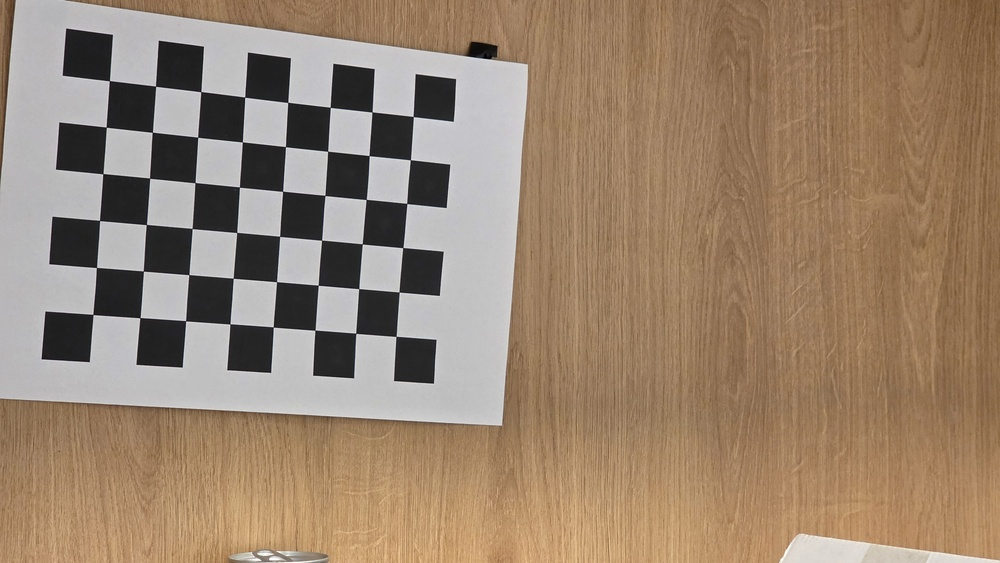
#> input picture prod_calib/left1.jpg, 1000 x 563 px, shrunk from 4000 x 2252 before the run; its folder holds only this picture in this run
$ python calibration.py
#> lines starting #> are read from the running program, lines starting #| are printed output that depends on the picture; after the words box and inside, x2 and y2 are one past the last pixel; in counts of white or black regions, pixels touching at a corner belong together
#!/usr/bin/env python3
"""
Stereo processing with camera calibration and rectification.
This program loads a stereo pair from the Middlebury scenes2005 dataset,
uses calibration data (intrinsics and extrinsics) from your report to rectify the images,
and then computes a disparity map.
Custom linear algebra routines (e.g., RQ decomposition) are used in the calibration step.
OpenCV is used for image processing.
"""

import cv2
import numpy as np
import math
import os


# [12 lines left out: function mat_mult, not called in this run]

def transpose(A):
    n = len(A)
    m = len(A[0])
    T = [[A[i][j] for i in range(n)] for j in range(m)]
    return T

# [6 lines left out: function cross_product, not called in this run]

def normalize_points_2d(points, target=15):
    """
    Normalizes a list of 2D points so that the centroid is at the origin and
    the average distance from the origin equals target.
    Returns (normalized_points, T) where T is the 3x3 normalization matrix.
    """
    n = len(points)

    cx = sum(p[0] for p in points) / n
    cy = sum(p[1] for p in points) / n

    shifted = [[p[0] - cx, p[1] - cy] for p in points]

    avg_dist = sum(math.sqrt(p[0]**2 + p[1]**2) for p in shifted) / n
    scale = target / avg_dist

    normalized = [[scale * p[0], scale * p[1]] for p in shifted]

    T = [
        [scale,    0, -scale * cx],
        [   0, scale, -scale * cy],
        [   0,    0,           1]
    ]
    return normalized, T

def identity_matrix(size):
    """Create an identity matrix of given size."""
    return [[1 if i == j else 0 for j in range(size)] for i in range(size)]

def norm(vector):
    """Calculate the Euclidean norm of a vector."""
    return sum(x ** 2 for x in vector) ** 0.5

# [6 lines left out: function safe_normalize, not called in this run]

def compute_homography(obj_pts, img_pts):
    """
    Compute a 3x3 homography that maps 2D object points (on the calibration plane)
    to 2D image points. obj_pts and img_pts should be lists of [x, y] (already normalized if desired).
    Uses the Direct Linear Transform (DLT) method.
    We build a 2N x 9 matrix A and solve A*h=0 using SVD.
    Returns H as a 3x3 NumPy array (normalized so that H[2,2]=1).
    """
    N = len(obj_pts)
    A = []
    for i in range(N):
        X, Y = obj_pts[i]
        u, v = img_pts[i]
        A.append([-X, -Y, -1, 0, 0, 0, u*X, u*Y, u])
        A.append([0, 0, 0, -X, -Y, -1, v*X, v*Y, v])
    A = np.array(A, dtype=np.float64)

    U, S, VT = svd_custom(A)
    S = np.array(S, dtype=np.float64)
    S = np.diag(S)
    VT = np.array(VT, dtype=np.float64)
    h = VT[-1, :]
    H = h.reshape(3,3)

    if abs(H[2,2]) > 1e-12:
        H = H / H[2,2]
    return H


# ---------------------------
# Multi-Image Calibration Function
# ---------------------------

def multi_image_calibration(calib_dir, board_size, square_size):
    """
    Perform camera calibration from multiple images of a planar chessboard.

    Parameters:
      calib_dir: Directory containing calibration images.
      board_size: Tuple (number of inner corners along width, height).
      square_size: Real-world size of one square (e.g. in meters).

    Returns:
      K: The estimated 3x3 intrinsic matrix.
      extrinsics: A list of (R, t) for each image.
    """
    objp = np.zeros((board_size[0]*board_size[1], 2), np.float64)
    objp[:, :2] = np.mgrid[0:board_size[0], 0:board_size[1]].T.reshape(-1, 2)
    objp = objp * square_size
    norm_obj, T_obj = normalize_points_2d(objp.tolist(), target=math.sqrt(2))

    homographies = []
    image_files = [f for f in os.listdir(calib_dir) if f.lower().endswith((".png",".jpg"))]
    if not image_files:
        print("No calibration images found in directory.")
        return None, None

    for fname in image_files:
        img = cv2.imread(os.path.join(calib_dir, fname))
        gray = cv2.cvtColor(img, cv2.COLOR_BGR2GRAY)
        ret, corners = cv2.findChessboardCorners(gray, board_size, None)
        if not ret:
            print(f"Chessboard not found in {fname}. Skipping.")
            continue

        criteria = (cv2.TermCriteria_EPS + cv2.TermCriteria_MAX_ITER, 30, 0.001)
        corners = cv2.cornerSubPix(gray, corners, (11,11), (-1,-1), criteria)
        img_pts = [corner[0].tolist() for corner in corners]
        norm_img, T_img = normalize_points_2d(img_pts, target=math.sqrt(2))
        H = compute_homography(norm_obj, norm_img)

        T_img_inv = np.linalg.inv(np.array(T_img, dtype=np.float64))
        H_orig = T_img_inv.dot(H).dot(np.array(T_obj, dtype=np.float64))

        H_orig = H_orig / H_orig[2,2]
        homographies.append(H_orig)

        cv2.drawChessboardCorners(img, board_size, corners, ret)
        cv2.imshow("Corners", img)
        cv2.waitKey(500)
    cv2.destroyAllWindows()

    if len(homographies) < 1:
        print("No valid homographies computed!")
        return None, None

    V = []
    for H in homographies:
        h1 = H[:,0]
        h2 = H[:,1]
        v12 = np.array([h1[0]*h2[0],
                        h1[0]*h2[1] + h1[1]*h2[0],
                        h1[1]*h2[1],
                        h1[2]*h2[0] + h1[0]*h2[2],
                        h1[2]*h2[1] + h1[1]*h2[2],
                        h1[2]*h2[2]], dtype=np.float64)
        v11 = np.array([h1[0]*h1[0],
                        h1[0]*h1[1] + h1[1]*h1[0],
                        h1[1]*h1[1],
                        h1[2]*h1[0] + h1[0]*h1[2],
                        h1[2]*h1[1] + h1[1]*h1[2],
                        h1[2]*h1[2]], dtype=np.float64)
        v22 = np.array([h2[0]*h2[0],
                        h2[0]*h2[1] + h2[1]*h2[0],
                        h2[1]*h2[1],
                        h2[2]*h2[0] + h2[0]*h2[2],
                        h2[2]*h2[1] + h2[1]*h2[2],
                        h2[2]*h2[2]], dtype=np.float64)
        V.append(v12)
        V.append(v11 - v22)
    V = np.array(V, dtype=np.float64)

    U, S, VT = svd_custom(V)
    S = np.array(S, dtype=np.float64)
    S = np.diag(S)
    VT = np.array(VT, dtype=np.float64)
    b = VT[-1, :]
    B11, B12, B22, B13, B23, B33 = b
    v0 = (B12*B13 - B11*B23) / (B11*B22 - B12**2)
    lambda_val = B33 - (B13**2 + v0*(B12*B13 - B11*B23)) / B11
    if lambda_val < 0:
        print("Negative lambda encountered. Calibration failed.")
        lambda_val = 0.000000001
    if abs(B11) < 1e-12:
        print("B11 is nearly zero. Calibration may be invalid. Setting B11 to a small value.")
        B11 = 1e-9
    if lambda_val / B11 < 0:
        print("Invalid value for lambda_val / B11. Calibration failed.")
        alpha = 0
    else:
        alpha = math.sqrt(lambda_val / B11)
    if (B22 - B12**2 / B11) < 0:
        print("Negative value encountered in beta calculation. Calibration failed.")
        beta = alpha
    else:
        beta  = math.sqrt(lambda_val * B11 / (B11*B22 - B12**2))
    gamma = -B12 * alpha**2 * beta / lambda_val
    u0 = gamma * v0 / beta - B13 * alpha**2 / lambda_val

    K = np.array([
        [alpha, gamma, u0],
        [0,     beta,  v0],
        [0,     0,     1]
    ], dtype=np.float64)
    print("Estimated Intrinsic Matrix K:")
    print(K)

    extrinsics = []
    K_inv = np.linalg.inv(K)
    for H in homographies:
        h1 = H[:,0]
        h2 = H[:,1]
        h3 = H[:,2]
        lam = 1.0 / np.linalg.norm(K_inv.dot(h1))
        r1 = lam * K_inv.dot(h1)
        r2 = lam * K_inv.dot(h2)
        r3 = np.cross(r1, r2)
        t = lam * K_inv.dot(h3)
        R = np.column_stack((r1, r2, r3))
        extrinsics.append((R, t))
    return K, extrinsics

def power_iteration(A, num_iter=1000, eps=1e-12):
    v = np.random.randn(A.shape[1])
    for _ in range(num_iter):
        v = A @ v
        v /= np.linalg.norm(v) + eps
    return v / np.linalg.norm(v)

def svd_custom(A, num_iter=1000, eps=1e-12):
    """
    Compute the Singular Value Decomposition of matrix A using power iteration
    and deflation to compute the eigenvalues and eigenvectors of A^T A.

    Returns:
      U, singular values (as a 1D array), and V^T such that:
          A = U * diag(s) * V^T
    """
    A = np.array(A, dtype=float)
    m, n = A.shape
    AtA = np.dot(A.T, A)

    M = AtA.copy()
    eigenvals = []
    eigenvecs = []
    for _ in range(n):
        v = power_iteration(M, num_iter=num_iter, eps=eps)
        eigen_val = np.dot(v, np.dot(M, v))
        eigenvals.append(eigen_val)
        eigenvecs.append(v)
        M = M - eigen_val * np.outer(v, v)

    eigenvals = np.array(eigenvals, dtype=float)
    V = np.array(eigenvecs, dtype=float).T

    idx = np.argsort(eigenvals)[::-1]
    eigenvals = eigenvals[idx]
    V = V[:, idx]

    singular_vals = np.sqrt(np.maximum(eigenvals, 0))

    U = np.dot(A, V)
    for i in range(len(singular_vals)):
        if singular_vals[i] > eps:
            U[:, i] /= singular_vals[i]
        else:
            U[:, i] = 0.0
    return U, singular_vals, transpose(V)

def main():
    calib_dir = "prod_calib"
    board_size = (8, 6)
    square_size = 0.030
    K, extrinsics = multi_image_calibration(calib_dir, board_size, square_size)
#> in multi_image_calibration, img is the input picture: shape (563, 1000, 3); mean B, G, R 111.2, 132.2, 153.8
#> in multi_image_calibration, `gray = cv2.cvtColor(img, cv2.COLOR_BGR2GRAY)`:
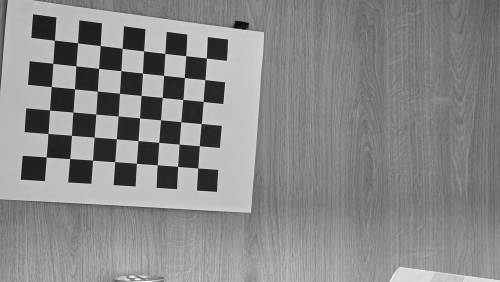
#> gray: shape (563, 1000) (shown at 1/2 size); min 0, max 255, mean 136.3
#> in multi_image_calibration, `ret, corners = cv2.findChessboardCorners(gray, board_size, None)`: ret = True; corners = 48 rows, first 8: [109.4, 80.68], [155.6, 86.21], [200.8, 91.62], [244.7, 97.11], [287.7, 102.4], [330.2, 107.3], [372, 111.9], [413.2, 116.5]
#> in multi_image_calibration, `corners = cv2.cornerSubPix(gray, corners, (11,11), (-1,-1), criteria)`: corners = 48 rows, first 8: [109.4, 80.68], [155.5, 86.23], [200.8, 91.61], [244.7, 97.15], [287.7, 102.4], [330.3, 107.3], [372, 111.9], [413.2, 116.5]
#> in multi_image_calibration, `img_pts = [corner[0].tolist() for corner in corners]`: img_pts = 48 pairs, first value 92.92 to 413.2, second value 80.68 to 336.4
#> in multi_image_calibration, `norm_img, T_img = normalize_points_2d(img_pts, target=math.sqrt(2))`: norm_img = 48 pairs, first value -1.96 to 1.87, second value -1.57 to 1.49; T_img = [[0.012, 0, -3.07], [0, 0.012, -2.53], [0, 0, 1]]
#> the loop in compute_homography, `for i in range(N):` made 48 passes
#> (u, v) on passes 1 to 8: (-1.76, -1.57), (-1.21, -1.5), (-0.667, -1.44), (-0.142, -1.37), (0.372, -1.31), (0.881, -1.25), (1.38, -1.2), (1.87, -1.14)
#> after the loop in compute_homography, `for i in range(N):`: A = 96 items
#> the loop in svd_custom, `for _ in range(n):` made 9 passes
#> eigen_val on passes 1 to 8: 260.3, 169.7, 132.7, 70.42, 48.99, 39.13, 28.98, 25.33
#> after the loop in svd_custom, `for _ in range(n):`: eigenvals = [260.3, 169.7, 132.7, 70.42, 48.99, 39.13, 28.98, 25.33, 0.00133]; eigenvecs = 9 items
#> in svd_custom, `idx = np.argsort(eigenvals)[::-1]`: idx = [0, 1, 2, 3, 4, 5, 6, 7, 8]
#> in svd_custom, `singular_vals = np.sqrt(np.maximum(eigenvals, 0))`: singular_vals = [16.13, 13.03, 11.52, 8.39, 7, 6.26, 5.38, 5.03, 0.0364]
#> the loop in svd_custom, `for i in range(len(singular_vals)):` made 9 passes
#> in transpose, `n = len(A)`: n = 9
#> in transpose, `T = [[A[i][j] for i in range(n)] for j in range(m)]`: T = 9 items
#> in compute_homography, `U, S, VT = svd_custom(A)`: S has the same summary as singular_vals in svd_custom
#> in compute_homography, `h = VT[-1, :]`: h = [-0.563, 0.0411, -0.0165, -0.0533, -0.589, -0.0017, -0.0115, -0.000164, -0.575]
#> in compute_homography, `H = h.reshape(3,3)`: H = [[-0.563, 0.0411, -0.0165], [-0.0533, -0.589, -0.0017], [-0.0115, -0.000164, -0.575]]
#> in compute_homography, `H = H / H[2,2]`: H = [[0.979, -0.0714, 0.0287], [0.0926, 1.02, 0.00296], [0.02, 0.000286, 1]]
#> in multi_image_calibration, `T_img_inv = np.linalg.inv(np.array(T_img, dtype=np.float64))`: T_img_inv = [[83.62, 0, 256.6], [0, 83.62, 211.9], [0, 0, 1]]
#> in multi_image_calibration, `H_orig = T_img_inv.dot(H).dot(np.array(T_obj, dtype=np.float64))`: H_orig = [[1533, -103.9, 105.8], [211.1, 1509, 76.85], [0.352, 0.00504, 0.963]]
#> in multi_image_calibration, `H_orig = H_orig / H_orig[2,2]`: H_orig = [[1592.5, -107.9, 109.9], [219.3, 1567.6, 79.83], [0.366, 0.00523, 1]]
#> in multi_image_calibration, `cv2.drawChessboardCorners(img, board_size, corners, ret)`:
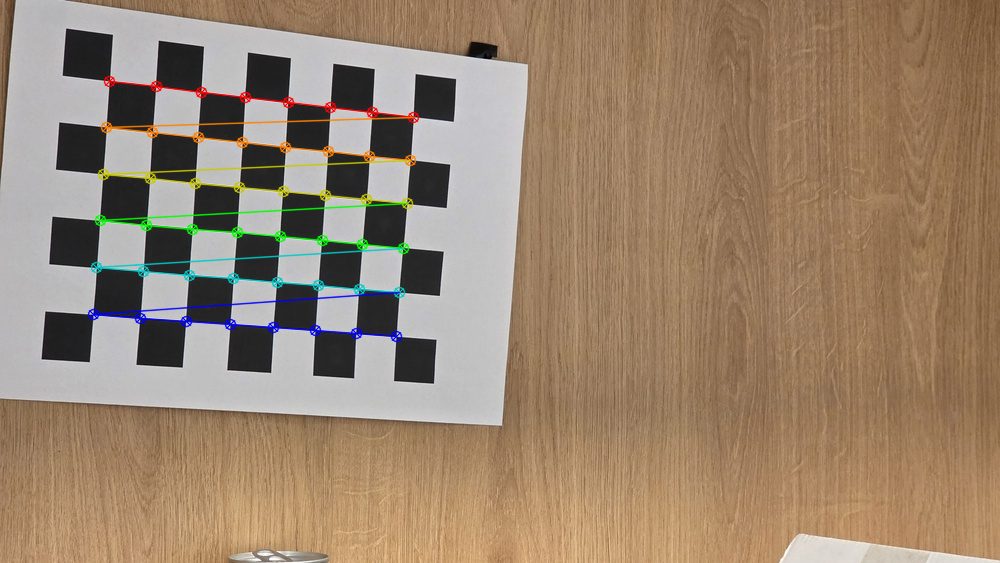
#> img: shape (563, 1000, 3); 2.47% of pixels changed, all inside (x1, y1, x2, y2) = (87, 75, 420, 343)
#> the loop in multi_image_calibration, `for H in homographies:` made 1 pass
#> (h1, h2, v12, v11, v22) on pass 1: ([1592.5, 219.3, 0.366], [-107.9, 1567.6, 0.00523], [-171875, 2472705.7, 343846, -31.17, 574.9, 0.00191], [2535975.1, 698599.7, 48111.8, 1165.6, 160.5, 0.134], [11648.8, -338382.9, 2457401.9, -1.13, 16.4, 2.74e-05])
#> after the loop in multi_image_calibration, `for H in homographies:`: V = [[-171875, 2472705.7, 343846, -31.17, 574.9, 0.00191], [2524326.3, 1036982.6, -2409290.1, 1166.7, 144.2, 0.134]]
#> the loop in svd_custom (call 2), `for _ in range(n):` made 6 passes
#> (v, eigen_val) on passes 1 to 6: ([0.668, 0.397, -0.629, 0.000311, 6.64e-05, 3.6e-08], 1.35e+13), ([0.251, -0.916, -0.312, 9.68e-05, -0.00022, 8.91e-09], 6.03e+12), ([0.897, 0.359, -0.256, 0.000276, 3.13e-05, 1.26e-08], -0.00244), ([-0.359, 0.256, -0.897, 0.000119, 0.00011, 3.93e-08], 0.00137), ([0.256, -0.897, -0.359, -0.000323, 4.38e-05, 6.92e-08], 0.000279), ([-9.93e-05, -0.000341, 0.000121, 0.813, 0.582, 0.000122], 1.76e-10)
#> the loop in svd_custom (call 2), `for i in range(len(singular_vals)):` made 6 passes
#> in multi_image_calibration, `U, S, VT = svd_custom(V)`: U = [[0.177, -0.984, 10476428.9, -142838770.1, -35911328.3, 0], [0.984, 0.177, 41141208, 34848077.1, 10373439.5, 0]]; S = [3672441, 2455088.2, 0.037, 0.0167, 1.33e-05, 0]; VT = 6 items
#> in multi_image_calibration, `S = np.diag(S)`: S = [[3672441, 0, 0, 0, 0, 0], [0, 2455088.2, 0, 0, 0, 0], [0, 0, 0.037, 0, 0, 0], [0, 0, 0, 0.0167, 0, 0], [0, 0, 0, 0, 1.33e-05, 0], [0, 0, 0, 0, 0, 0]]
#> in multi_image_calibration, `VT = np.array(VT, dtype=np.float64)`: VT = [[0.668, 0.397, -0.629, 0.000311, 6.64e-05, 3.6e-08], [0.251, -0.916, -0.312, 9.68e-05, -0.00022, 8.91e-09], [-0.359, 0.256, -0.897, 0.000119, 0.00011, 3.93e-08], [0.256, -0.897, -0.359, -0.000323, 4.38e-05, 6.92e-08], [-9.93e-05, -0.000341, 0.000121, 0.813, 0.582, 0.000122], [0.897, 0.359, -0.256, 0.000276, 3.13e-05, 1.26e-08]]
#> in multi_image_calibration, `b = VT[-1, :]`: b = [0.897, 0.359, -0.256, 0.000276, 3.13e-05, 1.26e-08]
#> in multi_image_calibration, `B11, B12, B22, B13, B23, B33 = b`: B11 = 0.897; B12 = 0.359; B22 = -0.256; B13 = 0.000276; B23 = 3.13e-05; B33 = 1.26e-08
#> in multi_image_calibration, `v0 = (B12*B13 - B11*B23) / (B11*B22 - B12**2)`: v0 = -0.000198
#> in multi_image_calibration, `lambda_val = B33 - (B13**2 + v0*(B12*B13 - B11*B23)) / B11`: lambda_val = -5.66e-08
#> in multi_image_calibration, `alpha = math.sqrt(lambda_val / B11)`: alpha = 3.34e-05
#> in multi_image_calibration, `gamma = -B12 * alpha**2 * beta / lambda_val`: gamma = -1.34e-05
#> in multi_image_calibration, `u0 = gamma * v0 / beta - B13 * alpha**2 / lambda_val`: u0 = -0.000228
#> in multi_image_calibration, `K = np.array([ [alpha, gamma, u0], [0,     beta,  v0], [0,     0,     ..`: K = [[3.34e-05, -1.34e-05, -0.000228], [0, 3.34e-05, -0.000198], [0, 0, 1]]
#| [[ 3.33826082e-05 -1.33607281e-05 -2.28346752e-04]
#|  [ 0.00000000e+00  3.33826082e-05 -1.97667755e-04]
#|  [ 0.00000000e+00  0.00000000e+00  1.00000000e+00]]
#> in multi_image_calibration, `K_inv = np.linalg.inv(K)`: K_inv = [[29955.7, 11989.2, 9.21], [0, 29955.7, 5.92], [0, 0, 1]]
#> the loop in multi_image_calibration, `for H in homographies:` made 1 pass
#> (h1, h2, h3, r1, r2, r3, t) on pass 1: ([1592.5, 219.3, 0.366], [-107.9, 1567.6, 0.00523], [109.9, 79.83, 1], [0.992, 0.129, 7.21e-09], [0.307, 0.925, 1.03e-10], [-6.66e-09, 2.11e-09, 0.878], [0.0837, 0.0471, 1.97e-08])
#> after the loop in multi_image_calibration, `for H in homographies:`: extrinsics = [([[0.992, 0.307, -6.66e-09], [0.129, 0.925, 2.11e-09], [7.21e-09, 1.03e-10, 0.878]], [0.0837, 0.0471, 1.97e-08])]
    if K is None or extrinsics is None:
        print("Calibration failed.")

    print("Extrinsics")
    for i, (R, t) in enumerate(extrinsics):
        print(f"Image {i}:")
        print("Rotation Matrix R:")
        print(R)
        print("Translation Vector t:")
        print(t)
#> this loop made 1 pass
#> (printed output is left out)


if __name__ == "__main__":
    main()
